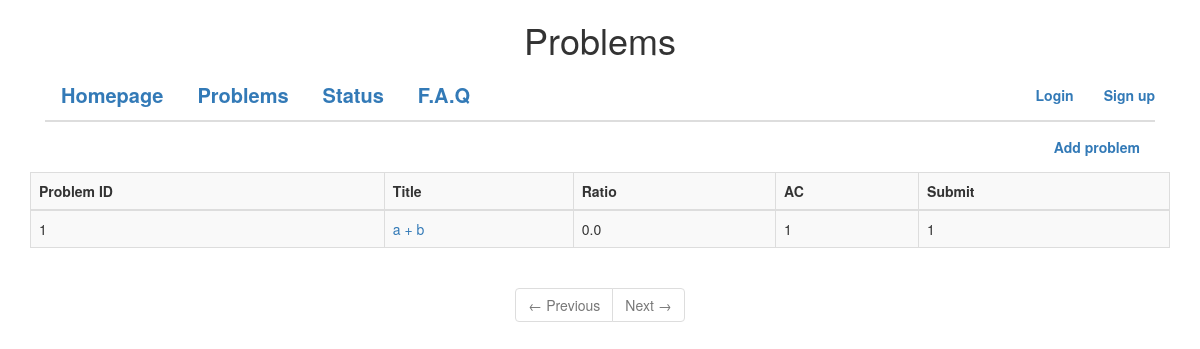
The app's page /problems/, older data.
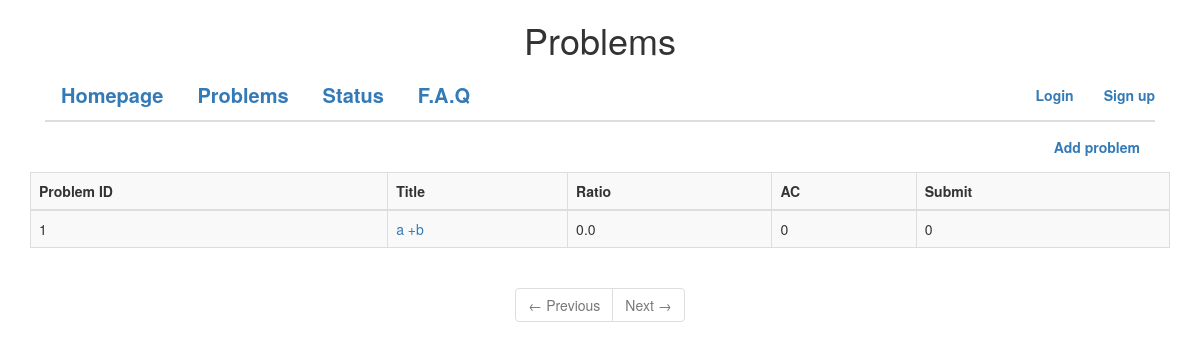
The same page, newer data.
### App/models.py (models this page shows, shortened)
class Problem(db.Model):
    id = db.Column(db.Integer, primary_key = True, unique = True)
    title = db.Column(db.String(300))
    description = db.Column(db.String(9999))
    pbinput = db.Column(db.String(9999))
    pboutput = db.Column(db.String(9999))
    sinput = db.Column(db.String(9999))
    soutput = db.Column(db.String(9999))
    hint = db.Column(db.String(9999))
    ratio = db.Column(db.Float, default = 0.0)
    accnt = db.Column(db.Integer, default = 0)
    submitcnt = db.Column(db.Integer, default = 0)
    timelmt = db.Column(db.Integer)
    memorylmt = db.Column(db.Integer)

### App/view.py (the view)
@app.route('/problems/')
@app.route('/problems/page=<int:page>')
def Problems(page = 1):
  pbnum = Problem.query.count()
  pagenum = (pbnum - 1) / ITEMS_ON_PAGE + 1
  problemlist = Problem.query.paginate(page, ITEMS_ON_PAGE, False)
  return render_template('problems.html', problemlist = problemlist, page = page, pagenum = pagenum)

### App/view.py (called while the page is built)
@app.before_request
def before_request():
  g.user = current_user
  if g.user.is_authenticated():
    g.url = url_for('Profile', userid = g.user.userid)

### App/templates/problems.html (shortened to what this page needs)
<!DOCTYPE html>
<html>
	 <head>
	 	<link href = "../static/css/main.css" rel = "stylesheet">
	 	<link rel="stylesheet" href="../static/css/bootstrap.css">
	 	<center> <h1> Problems </h1> </center>
	 </head>
	 <body>
	 	<div class="container">
		 	<div class="collapse navbar-collapse" >
			 	{% if g.user.is_authenticated() %}
					 <ul class="nav navbar-nav navbar-right">
						<li> <a href = {{ g.url }}> {{ g.user.userid }} </a> </li>
						<li> <a href = "/logout"> Log out </a> </li>
					</ul>
				{% else %}
					<ul class = "nav navbar-nav navbar-right">
						<li> <a href = "/login"> Login </a> </li>
						<li> <a href = "/sign_up"> Sign up </a> </li>
					</ul>
				{% endif %}
				<ul class = "nav nav-tabs">
					<ul class = "nav nav-tabs">
	                <li> <a href = "/"> Homepage </a> </li>
	                <li> <a href = {{ url_for("Problems", page = 1)}}> Problems </a> </li>
	                <li> <a href = {{ url_for("Status", page = 1)}}> Status </a> </li>
	                <li> <a href = "/FAQ/"> F.A.Q </a> </li>
	            </ul>
				</ul>
				<ul class="nav navbar-nav navbar-right">
					<li>  <a href = "/addprb"> Add problem </a> </li>
				</ul>
			</div>
			<table  class="table table-striped table-bordered">
				<thread>
					<tr>
						<th>Problem ID</th>
						<th>Title</th>
						<th>Ratio</th>
						<th>AC</th>
						<th>Submit</th>
					</tr>
				</thread>
				<tbody>
					{% for problem in  problemlist.items %}
					<tr>
						<td> {{ problem.id }} </td>
						<td><a href = {{ url_for("Showprb", problemid = problem.id) }}> {{ problem.title }} </a> </td>
						<td> {{ problem.ratio }} </td>
						<td> {{ problem.accnt }} </td>
						<td> {{ problem.submitcnt }} </td>
					</tr>
					{% endfor %}
				</tbody>
			</table>
	 	</div>
	 	<center>
	 	<nav>
		  <ul class="pagination">
		    {% if problemlist.has_prev %}
	            <li><a href="{{ url_for('Problems', page = problemlist.prev_num) }}">&larr; Previous</a></li>
	        {% else %}
	            <li class = "disabled"><a>&larr; Previous</a></li>
	        {% endif %}
		    {% if problemlist.has_next %}
	            <li><a href="{{ url_for('Problems', page = problemlist.next_num) }}">Next &rarr;</a></li>
	        {% else %}
	            <li class = "disabled"><a>Next &rarr;</a></li>
	        {% endif %}
		  </ul>
		</nav>
		</center>
	 </body>
</html>

### App/static/css/main.css (style rules this page uses)
.nav { font-weight: bold; }
.nav-tabs { font-size: 20px; }

Row changes from the older to the newer data that the page shows:
changed Problem id 1: title "a + b" → "a +b"; accnt "1" → "0"; submitcnt "1" → "0"
